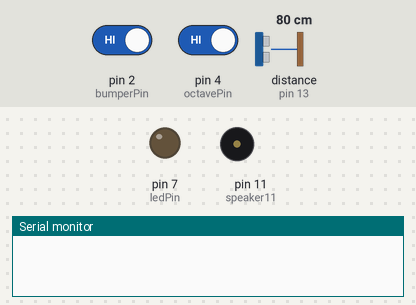
The sketch below on a simulated Arduino Uno, built with avr-gcc and run on an emulated ATmega328P. On the bench: output pins drawn as LEDs (lit = HIGH), buzzer (waves = sounding), the last lines printed to the serial monitor. Wiring (inferred from the names in the program): ultrasonic range finder: trigger pin 10; echo pin 13. Inputs (shaded band) come from the test bench; at power-on: pin 2 (bumperPin) HIGH, pin 4 (octavePin) HIGH, distance to the obstacle (sensor on pin 13) 80 cm. The echo pulse lasts 58.3 µs per cm; pins used as bus, display or sensor lines are not drawn.

Above: at 1.2 s.
1.3 s: pin 2 (bumperPin) driven LOW
At 2.5 s:
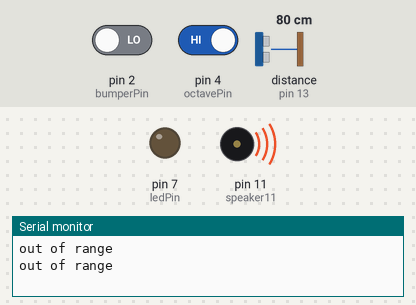
2.8 s: pin 4 (octavePin) driven LOW
At 4.8 s:
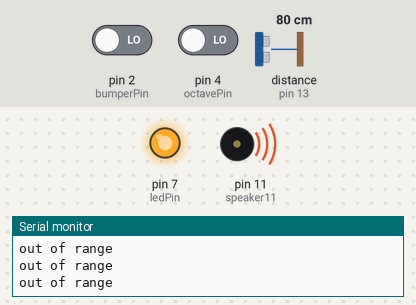
5.8 s: pin 2 (bumperPin) driven HIGH
At 7.1 s:
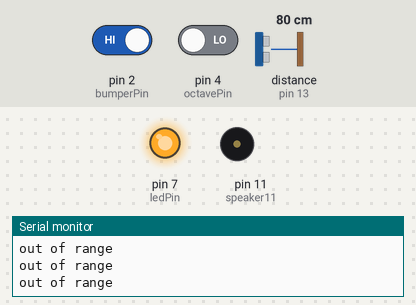
Timing chart, 0 to 8.8 s (numbered marks = the images above; inputs shaded):
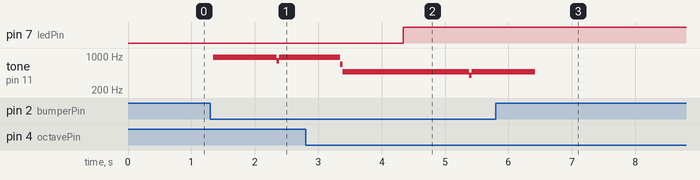

The sketch:

_2OctaveTrombone.ino
```cpp
int ledPin = 7;
int bumperPin = 2;
int speaker11 = 11;
int Trig_pin = 10;
int Echo_pin = 13;
int octavePin = 4;
int val = 0;
int octave = -1;
int duration;
int distance;
long hertz;
int pos = -1;

void setup()
{
 pinMode(ledPin, OUTPUT);
 pinMode(speaker11, OUTPUT);
 pinMode(bumperPin, INPUT);
 pinMode(octavePin, INPUT);
 pinMode(Trig_pin, OUTPUT);
 pinMode(Echo_pin, INPUT);
 Serial.begin(9600);
}

void loop()
{
  val = digitalRead(bumperPin);
  octave = digitalRead(octavePin);

  if(val == LOW)
  {
   playTone(snapToPitch(hertz, octave), 1000);
  }

  if (octave == LOW)
  {
    digitalWrite(ledPin, HIGH);
  }
  else
  {
   digitalWrite(ledPin, LOW);
  }

  getTheDistance();
  convertToHertz(distance);
}


void getTheDistance()
{
  digitalWrite(Trig_pin, LOW);
  delayMicroseconds(2);
  digitalWrite(Trig_pin, HIGH);
  delayMicroseconds(20);
  digitalWrite(Trig_pin, LOW);
  distance = pulseIn(Echo_pin,HIGH);
}

void convertToHertz(long duration)
{
  hertz = map(distance, 256, 2048, 256, 523);
}

long snapToPitch(long hertz, int octave)
{
    String names[] = {"C", "b", "a#", "a", "g#", "g", "f#", "f", "e", "d#", "d", "c#", "c"};
  int tones[] = {262, 277, 294, 311, 330, 349, 370, 392, 415, 440, 466, 494, 523};
  for (int i = 0; i<12; i++)
  {
    if (hertz <= ((tones[i]+tones[i+1])/2))
   {
     Serial.println(names[i] + octave);
     if (octave == HIGH)
     {
       return tones[i];
     }
     else if (octave == LOW)
     {
       return (2*tones[i]);
     }
   }
  }
  Serial.println("out of range");
  if (octave == HIGH)
  {
    return 523;
  }
  return (2*523);
}

void playTone(int tone, int duration)
{
 for(long i = 0; i<duration*1000L; i+=tone*2)
 {
   digitalWrite(speaker11, HIGH);
   delayMicroseconds(tone);
   digitalWrite(speaker11, LOW);
   delayMicroseconds(tone);
 }
}
```

Measured:
- after the input at 1.3 s, tone on pin 11 (speaker11): silent → 946 Hz at once, → 807 Hz 1.0 s later, → 948 Hz 0.04 s later
- after the input at 2.8 s, pin 7 (ledPin): LOW → HIGH after 1.5 s
